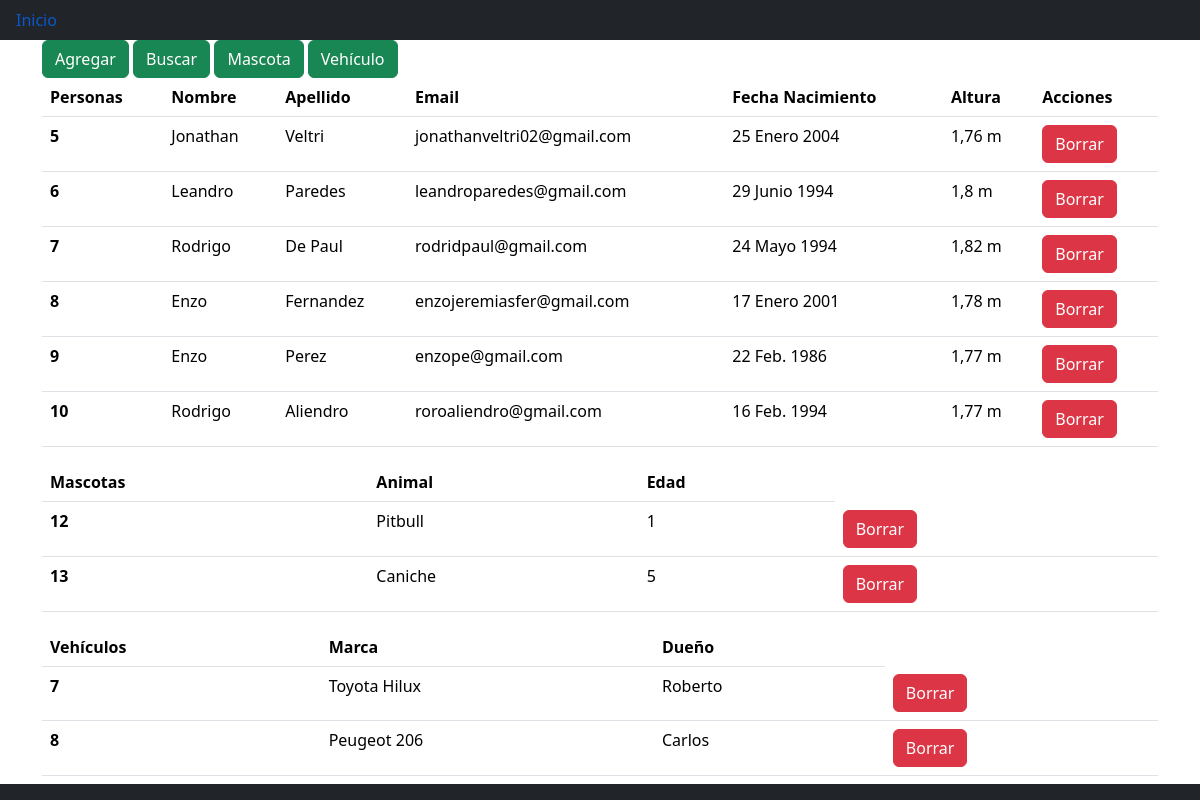
The page / on the database its author committed.
### familia/models.py (models this page shows)
class Persona(models.Model):
    nombre = models.CharField(max_length=100)
    apellido = models.CharField(max_length=100)
    email = models.CharField(max_length=100)
    fecha_nacimiento = models.DateField()
    altura = models.FloatField(default=0.0)

class Mascota(models.Model):
    animal = models.CharField(max_length=100)
    edad = models.IntegerField()

class Vehiculo(models.Model):
    Marca = models.CharField(max_length=100)
    dueño = models.CharField(max_length=100)

### familia/views.py (the view)
# urls.py: path('', views.index, name="index"),
def index(request):
    personas = Persona.objects.all()
    mascota = Mascota.objects.all()
    vehiculo = Vehiculo.objects.all()
    template = loader.get_template('familia/lista_familiares.html')
    context = {
        'personas': personas,
        "mascota": mascota,
        "vehiculo": vehiculo,
    }
    return HttpResponse(template.render(context, request))

### familia/templates/familia/lista_familiares.html
{% extends "familia/index.html" %}
{% load bootstrap5 %}
{% block cuerpo %}
<div class="container">
  <div class="row">
    <div class="col">
      {% url 'agregar' as agregar_url %}
      {% url 'buscar' as buscar_url %}
      {% url 'mascota' as mascota_url %}
      {% url 'vehiculo' as vehiculo_url %}
      {% bootstrap_button "Agregar" button_class="btn-success" button_type="link" href=agregar_url %}
      {% bootstrap_button "Buscar" button_class="btn-success" button_type="link" href=buscar_url %}
      {% bootstrap_button "Mascota" button_class="btn-success" button_type="link" href=mascota_url %}
      {% bootstrap_button "Vehículo" button_class="btn-success" button_type="link" href=vehiculo_url %}
    <div>
  <div>
  <div class="row">
    <div class="col">
        {% if personas %}
        <table class="table">
            <thead>
                <th scope="col">Personas</th>
                <th scope="col">Nombre</th>
                <th scope="col">Apellido</th>
                <th scope="col">Email</th>
                <th scope="col">Fecha Nacimiento</th>
                <th scope="col">Altura</th>
                <th scope="col">Acciones</th>
            </thead>
            {% for p in personas %}
            <tbody>
                <tr>
                    <th scope="row">{{p.id}} </th>
                    <td> {{p.nombre}} </td>
                    <td> {{p.apellido}} </td>
                    <td> {{p.email}} </td>
                    <td> {{p.fecha_nacimiento}} </td>
                    <td> {{p.altura}} m</td>
                    {% url 'borrar' identificador=p.id as borrar_url %}
                    <td>{% bootstrap_button "Borrar" size="sm" button_class="btn-danger" button_type="link" href=borrar_url %}</td>
                </tr>
            </tbody>
            {% endfor %}
        </table>
        {% else %}
            <p>No tienes datos cargados</p>
        {% endif %}
    </div>
  </div>
</div>
<div class="row">
  <div class="col">
      {% if mascota %}
      <table class="table">
          <thead>
              <th scope="col">Mascotas</th>
              <th scope="col">Animal</th>
              <th scope="col">Edad</th>
          </thead>
          {% for p in mascota %}
          <tbody>
              <tr>
                  <th scope="row">{{p.id}} </th>
                  <td> {{p.animal}} </td>
                  <td> {{p.edad}} </td>
                  {% url 'borrar' identificador=p.id as borrar_url %}
                  <td>{% bootstrap_button "Borrar" size="sm" button_class="btn-danger" button_type="link" href=borrar_url %}</td>
              </tr>
          </tbody>
          {% endfor %}
      </table>
      {% else %}
          <p></p>
      {% endif %}
  </div>
</div>
</div>
<div class="row">
  <div class="col">
      {% if vehiculo %}
      <table class="table">
          <thead>
              <th scope="col">Vehículos</th>
              <th scope="col">Marca</th>
              <th scope="col">Dueño</th>
          </thead>
          {% for p in vehiculo %}
          <tbody>
              <tr>
                  <th scope="row">{{p.id}} </th>
                  <td> {{p.Marca}} </td>
                  <td> {{p.dueño}} </td>
                  {% url 'borrar' identificador=p.id as borrar_url %}
                  <td>{% bootstrap_button "Borrar" size="sm" button_class="btn-danger" button_type="link" href=borrar_url %}</td>
              </tr>
          </tbody>
          {% endfor %}
      </table>
      {% else %}
          <p></p>
      {% endif %}
  </div>
</div>
</div>
{% endblock %}

### familia/templates/familia/index.html (shortened to what this page needs)
{% load bootstrap5 %}
{% bootstrap_css %}
<ul class="nav bg-dark fixed">
  <li class="nav-item">
    <a class="nav-link active" href="{%url  'index' %}"> Inicio</a>
  </li>
</ul>
{% block  cuerpo %}
{% endblock %}
<ul class="nav bg-dark fixed-bottom justify-content-center">
  <li class="nav-item">
    <a class="nav-link active" href="/familia"></a>
  </li>
</ul>

### rows shown on the page
Persona: id "5", nombre "Jonathan", apellido "Veltri", email "jonathanveltri02@gmail.com", fecha_nacimiento "25 Enero 2004", altura "1,76", bootstrap_button "Borrar"
Persona: id "6", nombre "Leandro", apellido "Paredes", email "leandroparedes@gmail.com", fecha_nacimiento "29 Junio 1994", altura "1,8", bootstrap_button "Borrar"
Persona: id "7", nombre "Rodrigo", apellido "De Paul", email "rodridpaul@gmail.com", fecha_nacimiento "24 Mayo 1994", altura "1,82", bootstrap_button "Borrar"
Persona: id "8", nombre "Enzo", apellido "Fernandez", email "enzojeremiasfer@gmail.com", fecha_nacimiento "17 Enero 2001", altura "1,78", bootstrap_button "Borrar"
Persona: id "9", nombre "Enzo", apellido "Perez", email "enzope@gmail.com", fecha_nacimiento "22 Feb. 1986", altura "1,77", bootstrap_button "Borrar"
Persona: id "10", nombre "Rodrigo", apellido "Aliendro", email "roroaliendro@gmail.com", fecha_nacimiento "16 Feb. 1994", altura "1,77", bootstrap_button "Borrar"
Mascota: id "12", animal "Pitbull", edad "1", bootstrap_button "Borrar"
Mascota: id "13", animal "Caniche", edad "5", bootstrap_button "Borrar"
Vehiculo: id "7", Marca "Toyota Hilux", dueño "Roberto", bootstrap_button "Borrar"
Vehiculo: id "8", Marca "Peugeot 206", dueño "Carlos", bootstrap_button "Borrar"
